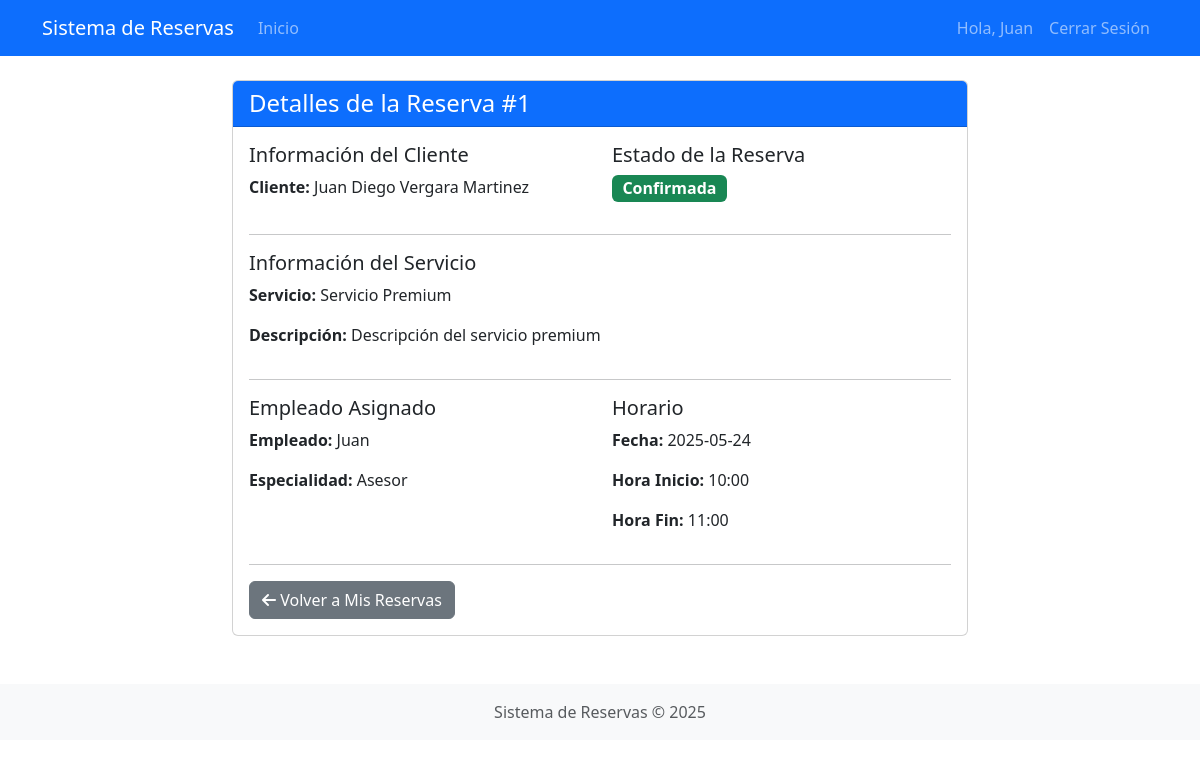
Screenshot of /reserva/1 (signed in) with the database file from the repository.
### tables this page shows
CREATE TABLE usuarios (
        id INTEGER PRIMARY KEY AUTOINCREMENT,
        nombre TEXT NOT NULL,
        email TEXT UNIQUE NOT NULL,
        password TEXT NOT NULL,
        rol TEXT NOT NULL  -- cliente, empleado, admin
    );

CREATE TABLE reservas (
        id INTEGER PRIMARY KEY AUTOINCREMENT,
        cliente_id INTEGER NOT NULL,
        servicio_id INTEGER NOT NULL,
        empleado_id INTEGER NOT NULL,
        fecha DATE NOT NULL,
        hora_inicio TEXT NOT NULL,
        hora_fin TEXT NOT NULL,
        estado TEXT NOT NULL DEFAULT 'pendiente',  -- pendiente, confirmada, cancelada, completada
        FOREIGN KEY (cliente_id) REFERENCES usuarios (id),
        FOREIGN KEY (servicio_id) REFERENCES servicios (id),
        FOREIGN KEY (empleado_id) REFERENCES empleados (id)
    );

CREATE TABLE servicios (
        id INTEGER PRIMARY KEY AUTOINCREMENT,
        nombre TEXT NOT NULL,
        descripcion TEXT,
        duracion INTEGER NOT NULL,  -- duración en minutos
        precio REAL NOT NULL
    );

CREATE TABLE empleados (
        id INTEGER PRIMARY KEY AUTOINCREMENT,
        usuario_id INTEGER,
        especialidad TEXT,
        FOREIGN KEY (usuario_id) REFERENCES usuarios (id)
    );

### app.py (the view)
@app.route('/reserva/<int:reserva_id>')
def ver_reserva(reserva_id):
    if 'usuario_id' not in session:
        flash('Necesitas iniciar sesión', 'warning')
        return redirect(url_for('login'))
    conn = sqlite3.connect('instance/reservas.db')
    conn.row_factory = sqlite3.Row
    cursor = conn.cursor()
    cursor.execute('''
    SELECT r.id, r.fecha, r.hora_inicio, r.hora_fin, r.estado,
           cliente.nombre as cliente_nombre,
           s.nombre as servicio_nombre, s.descripcion as servicio_desc,
           empleado.nombre as empleado_nombre, e.especialidad
    FROM reservas r
    JOIN usuarios cliente ON r.cliente_id = cliente.id
    JOIN servicios s ON r.servicio_id = s.id
    JOIN empleados e ON r.empleado_id = e.id
    JOIN usuarios empleado ON e.usuario_id = empleado.id
    WHERE r.id = ?
    ''', (reserva_id,))
    reserva = cursor.fetchone()
    conn.close()
    if reserva is None:
        flash('Reserva no encontrada', 'danger')
        return redirect(url_for('admin_dashboard'))
    if session['usuario_rol'] == 'cliente' and reserva['cliente_nombre'] != session['usuario_nombre']:
        flash('No tienes permisos para ver esta reserva', 'danger')
        return redirect(url_for('cliente_dashboard'))
    return render_template('ver_reserva.html', reserva=reserva)

### app.py (called while the page is built)
@app.context_processor
def utility_processor():
    def get_now():
        return datetime.now()
    return dict(now=get_now)

### templates/ver_reserva.html (shortened to what this page needs)
{% extends 'base.html' %}
{% block content %}
<div class="row">
    <div class="col-md-8 mx-auto">
        <div class="card">
            <div class="card-header bg-primary text-white">
                <h4 class="mb-0">Detalles de la Reserva #{{ reserva['id'] }}</h4>
            </div>
            <div class="card-body">
                <div class="row">
                    <div class="col-md-6">
                        <h5>Información del Cliente</h5>
                        <p><strong>Cliente:</strong> {{ reserva['cliente_nombre'] }}</p>
                    </div>
                    <div class="col-md-6">
                        <h5>Estado de la Reserva</h5>
                        <p>
                            {% if reserva['estado'] == 'pendiente' %}
                            <span class="badge bg-warning text-dark fs-6">Pendiente</span>
                            {% elif reserva['estado'] == 'confirmada' %}
                            <span class="badge bg-success fs-6">Confirmada</span>
                            {% elif reserva['estado'] == 'cancelada' %}
                            <span class="badge bg-danger fs-6">Cancelada</span>
                            {% elif reserva['estado'] == 'completada' %}
                            <span class="badge bg-info fs-6">Completada</span>
                            {% endif %}
                        </p>
                    </div>
                </div>
                <hr>
                <div class="row">
                    <div class="col-md-12">
                        <h5>Información del Servicio</h5>
                        <p><strong>Servicio:</strong> {{ reserva['servicio_nombre'] }}</p>
                        <p><strong>Descripción:</strong> {{ reserva['servicio_desc'] }}</p>
                    </div>
                </div>
                <hr>
                <div class="row">
                    <div class="col-md-6">
                        <h5>Empleado Asignado</h5>
                        <p><strong>Empleado:</strong> {{ reserva['empleado_nombre'] }}</p>
                        <p><strong>Especialidad:</strong> {{ reserva['especialidad'] }}</p>
                    </div>
                    <div class="col-md-6">
                        <h5>Horario</h5>
                        <p><strong>Fecha:</strong> {{ reserva['fecha'] }}</p>
                        <p><strong>Hora Inicio:</strong> {{ reserva['hora_inicio'] }}</p>
                        <p><strong>Hora Fin:</strong> {{ reserva['hora_fin'] }}</p>
                    </div>
                </div>
                <hr>
                <div class="d-flex justify-content-between">
                    <div>
                        {% if session['usuario_rol'] == 'admin' %}
                        <a href="{{ url_for('admin_dashboard') }}" class="btn btn-secondary">
                            <i class="fas fa-arrow-left"></i> Volver al Dashboard
                        </a>
                        {% elif session['usuario_rol'] == 'cliente' %}
                        <a href="{{ url_for('cliente_dashboard') }}" class="btn btn-secondary">
                            <i class="fas fa-arrow-left"></i> Volver a Mis Reservas
                        </a>
                        {% elif session['usuario_rol'] == 'empleado' %}
                        <a href="{{ url_for('empleado_dashboard') }}" class="btn btn-secondary">
                            <i class="fas fa-arrow-left"></i> Volver a Mis Reservas
                        </a>
                        {% else %}
                        <a href="{{ url_for('index') }}" class="btn btn-secondary">
                            <i class="fas fa-arrow-left"></i> Volver al Inicio
                        </a>
                        {% endif %}
                    </div>
                </div>
            </div>
        </div>
    </div>
</div>
{% endblock %}

### templates/base.html (shortened to what this page needs)
<!DOCTYPE html>
<html lang="es">
<head>
    <link href="https://cdn.jsdelivr.net/npm/bootstrap@5.3.0-alpha1/dist/css/bootstrap.min.css" rel="stylesheet">
    <link rel="stylesheet" href="https://cdnjs.cloudflare.com/ajax/libs/font-awesome/6.1.1/css/all.min.css">
</head>
<body>
    <nav class="navbar navbar-expand-lg navbar-dark bg-primary">
        <div class="container">
            <a class="navbar-brand" href="{{ url_for('index') }}">Sistema de Reservas</a>
            <div class="collapse navbar-collapse" id="navbarNav">
                <ul class="navbar-nav me-auto">
                    <li class="nav-item">
                        <a class="nav-link" href="{{ url_for('index') }}">Inicio</a>
                    </li>
                </ul>
                <ul class="navbar-nav">
                    {% if 'usuario_id' in session %}
                        <li class="nav-item">
                            <span class="nav-link">Hola, {{ session['usuario_nombre'] }}</span>
                        </li>
                        <li class="nav-item">
                            <a class="nav-link" href="{{ url_for('logout') }}">Cerrar Sesión</a>
                        </li>
                    {% endif %}
                </ul>
            </div>
        </div>
    </nav>
    <div class="container mt-4">
        {% block content %}{% endblock %}
    </div>
    <footer class="bg-light text-center text-muted py-3 mt-5">
        <div class="container">
           <p class="mb-0">Sistema de Reservas &copy; {{ now().year }}</p>
        </div>
    </footer>
</body>
</html>

### rows the page displays
usuarios: usuario_nombre "Juan", empleado_nombre "Juan"
reservas: id "1", fecha "2025-05-24", hora_inicio "10:00", hora_fin "11:00"
usuarios: cliente_nombre "Juan Diego Vergara Martinez"
servicios: servicio_nombre "Servicio Premium", servicio_desc "Descripción del servicio premium"
empleados: especialidad "Asesor"
